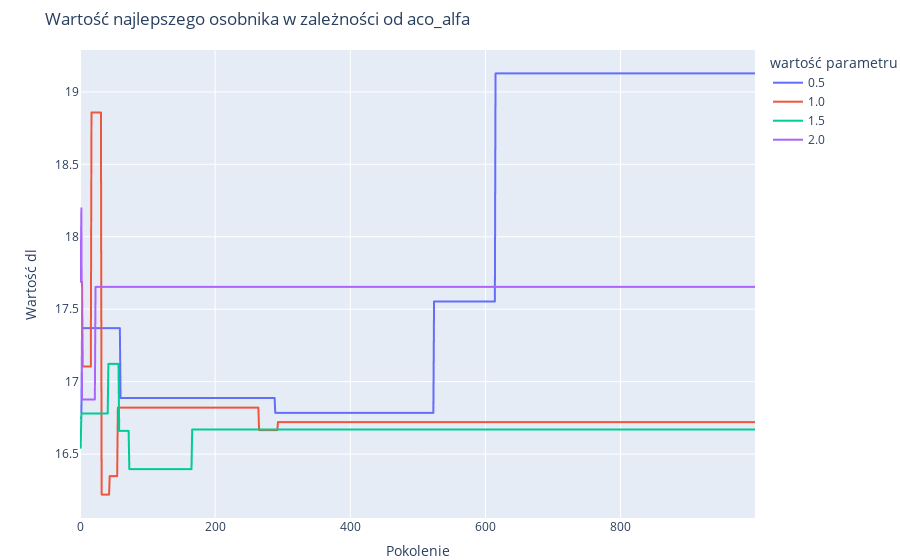

Notebook code cell kept with this figure:
### Markdown cell above
### Porównanie

### Code cell
fig = px.line(df_aco_alfa, x='generacja', y='najlepsza wartość', color='wartość parametru',
             title='Wartość najlepszego osobnika w zależności od aco_alfa')
fig.update_yaxes(title_text='Wartość dl')
fig.update_xaxes(title_text='Pokolenie')
fig.update_layout(margin=dict(t=50, b=0, r=30), legend_orientation='v')

print(fig.layout.title)
fig.show()
fig.write_image('fig.svg', width=1000)

### Figure 1 — Plotly figure (JSON) as saved in the notebook; plotly's stock layout.template omitted (floating-point values rounded to 4 significant figures; data arrays with more than 128 entries replaced by an {"elided": "..."} marker saying what was removed)
{"data": [{"hovertemplate": "wartość parametru=0.5<br>generacja=%{x}<br>najlepsza wartość=%{y}<extra></extra>", "legendgroup": "0.5", "line": {"color": "#636efa", "dash": "solid"}, "mode": "lines", "name": "0.5", "showlegend": true, "type": "scattergl", "x": {"elided": "1000 int values"}, "xaxis": "x", "y": {"elided": "1000 float values"}, "yaxis": "y"}, {"hovertemplate": "wartość parametru=1.0<br>generacja=%{x}<br>najlepsza wartość=%{y}<extra></extra>", "legendgroup": "1.0", "line": {"color": "#EF553B", "dash": "solid"}, "mode": "lines", "name": "1.0", "showlegend": true, "type": "scattergl", "x": {"elided": "1000 int values"}, "xaxis": "x", "y": {"elided": "1000 float values"}, "yaxis": "y"}, {"hovertemplate": "wartość parametru=1.5<br>generacja=%{x}<br>najlepsza wartość=%{y}<extra></extra>", "legendgroup": "1.5", "line": {"color": "#00cc96", "dash": "solid"}, "mode": "lines", "name": "1.5", "showlegend": true, "type": "scattergl", "x": {"elided": "1000 int values"}, "xaxis": "x", "y": {"elided": "1000 float values"}, "yaxis": "y"}, {"hovertemplate": "wartość parametru=2.0<br>generacja=%{x}<br>najlepsza wartość=%{y}<extra></extra>", "legendgroup": "2.0", "line": {"color": "#ab63fa", "dash": "solid"}, "mode": "lines", "name": "2.0", "showlegend": true, "type": "scattergl", "x": {"elided": "1000 int values"}, "xaxis": "x", "y": {"elided": "1000 float values"}, "yaxis": "y"}], "layout": {"legend": {"orientation": "v", "title": {"text": "wartość parametru"}, "tracegroupgap": 0}, "margin": {"b": 0, "r": 30, "t": 50}, "title": {"text": "Wartość najlepszego osobnika w zależności od aco_alfa"}, "xaxis": {"anchor": "y", "domain": [0, 1], "title": {"text": "Pokolenie"}}, "yaxis": {"anchor": "x", "domain": [0, 1], "title": {"text": "Wartość dl"}}}}
